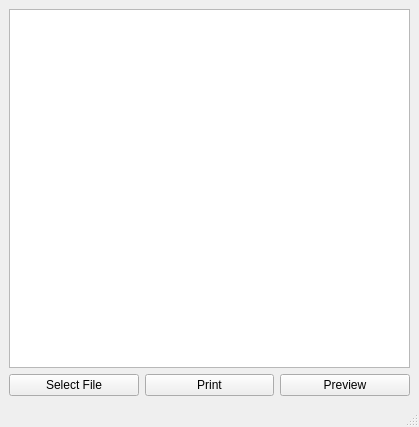
<?xml version="1.0" encoding="UTF-8"?>
<ui version="4.0">
 <class>PrinterWindow</class>
 <widget class="QMainWindow" name="PrinterWindow">
  <property name="geometry">
   <rect>
    <x>0</x>
    <y>0</y>
    <width>419</width>
    <height>427</height>
   </rect>
  </property>
  <property name="sizePolicy">
   <sizepolicy hsizetype="Ignored" vsizetype="Ignored">
    <horstretch>0</horstretch>
    <verstretch>0</verstretch>
   </sizepolicy>
  </property>
  <property name="maximumSize">
   <size>
    <width>500</width>
    <height>700</height>
   </size>
  </property>
  <property name="windowTitle">
   <string>List Widget Printer</string>
  </property>
  <property name="windowIcon">
   <iconset>
    <normaloff>print.png</normaloff>print.png</iconset>
  </property>
  <widget class="QWidget" name="centralwidget">
   <layout class="QGridLayout" name="gridLayout">
    <item row="1" column="2">
     <widget class="QPushButton" name="buttonPreview">
      <property name="sizePolicy">
       <sizepolicy hsizetype="Minimum" vsizetype="Fixed">
        <horstretch>0</horstretch>
        <verstretch>0</verstretch>
       </sizepolicy>
      </property>
      <property name="text">
       <string>Preview</string>
      </property>
     </widget>
    </item>
    <item row="0" column="0" colspan="3">
     <widget class="QTextEdit" name="textEdit">
      <property name="sizePolicy">
       <sizepolicy hsizetype="Expanding" vsizetype="Expanding">
        <horstretch>0</horstretch>
        <verstretch>0</verstretch>
       </sizepolicy>
      </property>
     </widget>
    </item>
    <item row="1" column="0">
     <widget class="QPushButton" name="buttonOpen">
      <property name="sizePolicy">
       <sizepolicy hsizetype="Minimum" vsizetype="Fixed">
        <horstretch>0</horstretch>
        <verstretch>0</verstretch>
       </sizepolicy>
      </property>
      <property name="text">
       <string>Select File</string>
      </property>
     </widget>
    </item>
    <item row="1" column="1">
     <widget class="QPushButton" name="buttonPrint">
      <property name="sizePolicy">
       <sizepolicy hsizetype="Minimum" vsizetype="Fixed">
        <horstretch>0</horstretch>
        <verstretch>0</verstretch>
       </sizepolicy>
      </property>
      <property name="text">
       <string>Print</string>
      </property>
     </widget>
    </item>
   </layout>
  </widget>
  <widget class="QStatusBar" name="statusbar"/>
 </widget>
 <resources/>
 <connections/>
</ui>
